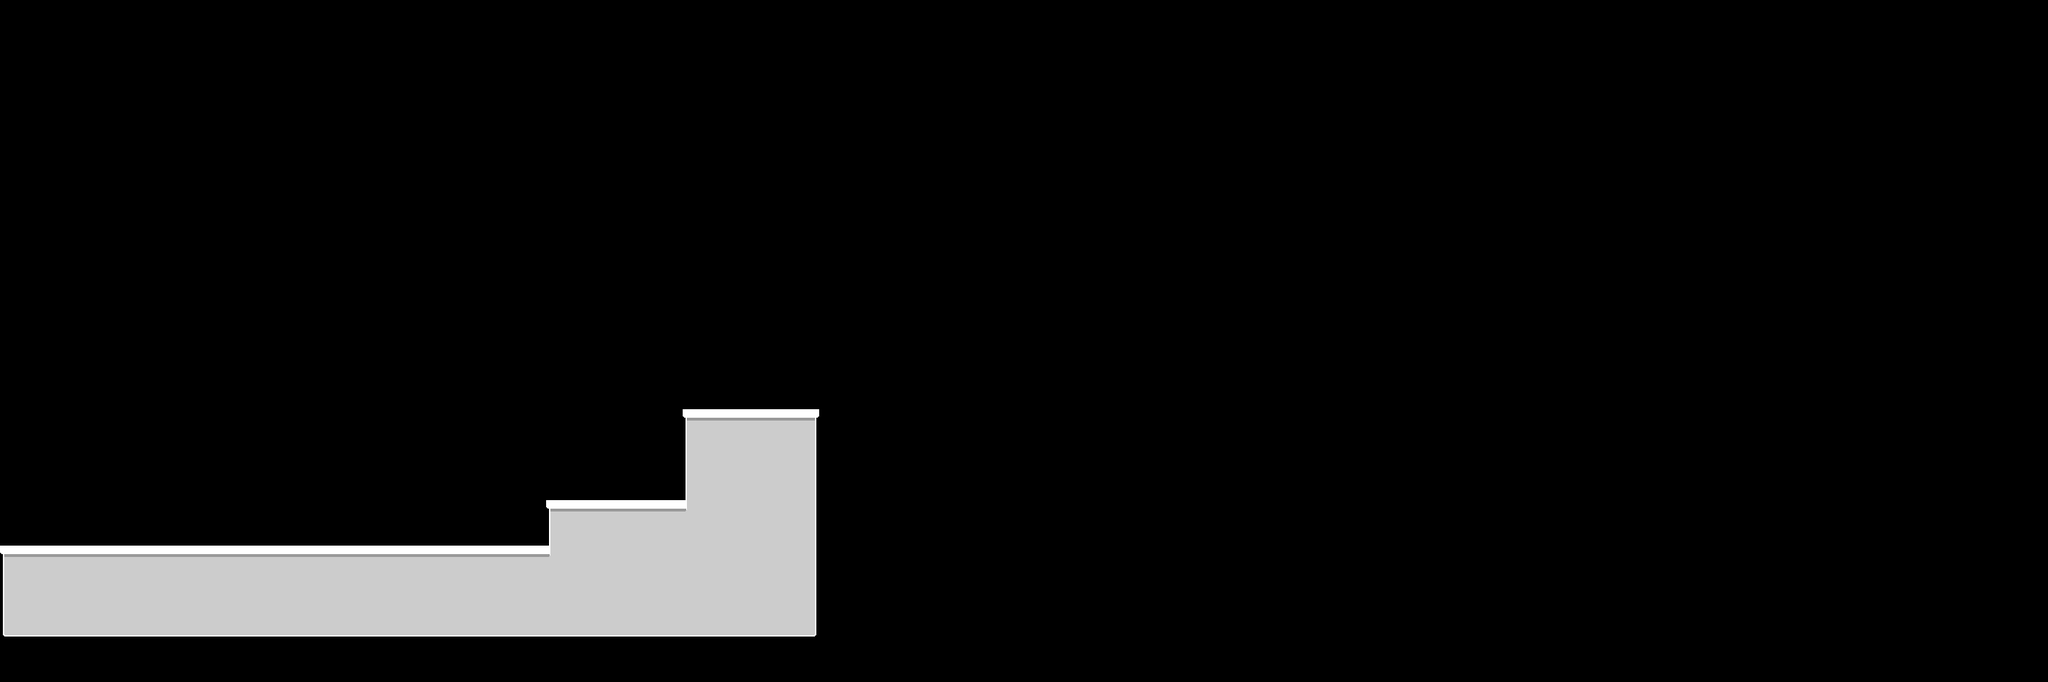

This game map was drawn from its Tiled (.tmx) file and the tilesets committed beside it. A one-line description and the full map source follow:
An orthogonal 45x15 tile map with 64x64 px tiles, 2 tile layers (foreground, corrections) and 7 objects (player, groovy_spinning_thingy, simple_rendered_entity, rotate_entity).

<map version="1.0" orientation="orthogonal" renderorder="right-down" width="45" height="15" tilewidth="64" tileheight="64" nextobjectid="320">
 <tileset firstgid="1" name="tiles" tilewidth="64" tileheight="64" spacing="1" margin="1" tilecount="225" columns="15">
  <image source="tiles.png" width="976" height="975" />
 </tileset>
 <objectgroup name="bodies">
  <properties>
   <property name="layer" type="int" value="5" />
  </properties>
  <object id="301" x="0" y="768" width="1152" height="128" />
  <object id="302" name="player" type="player" gid="2" x="128" y="768" width="64" height="64">
   <properties>
    <property name="layer" type="int" value="6" />
   </properties>
  </object>
  <object id="306" type="groovy_spinning_thingy" gid="24" x="1792" y="128" width="64" height="64" />
  <object id="312" x="768" y="704" width="384" height="64" />
  <object id="313" x="960" y="576" width="192" height="128" />
  <object id="314" name="script_target" type="simple_rendered_entity" gid="49" x="1408" y="512" width="64" height="192">
   <properties>
    <property name="body_type" value="kinematic" />
    <property name="fixed_rotation" type="bool" value="false" />
    <property name="texture" value="bare-1x3" />
   </properties>
  </object>
 </objectgroup>
 <layer name="foreground" width="45" height="15">
  <properties>
   <property name="color_type" value="primary" />
   <property name="layer" type="int" value="7" />
  </properties>
  <data encoding="csv">
0,0,0,0,0,0,0,0,0,0,0,0,0,0,0,0,0,0,0,0,0,0,0,0,0,0,0,0,0,0,0,0,0,0,0,0,0,0,0,0,0,0,0,0,0,
0,0,0,0,0,0,0,0,0,0,0,0,0,0,0,0,0,0,0,0,0,0,0,0,0,0,0,0,0,0,0,0,0,0,0,0,0,0,0,0,0,0,0,0,0,
0,0,0,0,0,0,0,0,0,0,0,0,0,0,0,0,0,0,0,0,0,0,0,0,0,0,0,0,0,0,0,0,0,0,0,0,0,0,0,0,0,0,0,0,0,
0,0,0,0,0,0,0,0,0,0,0,0,0,0,0,0,0,0,0,0,0,0,0,0,0,0,0,0,0,0,0,0,0,0,0,0,0,0,0,0,0,0,0,0,0,
0,0,0,0,0,0,0,0,0,0,0,0,0,0,0,0,0,0,0,0,0,0,0,0,0,0,0,0,0,0,0,0,0,0,0,0,0,0,0,0,0,0,0,0,0,
0,0,0,0,0,0,0,0,0,0,0,0,0,0,0,0,0,0,0,0,0,0,0,0,0,0,0,0,0,0,0,0,0,0,0,0,0,0,0,0,0,0,0,0,0,
0,0,0,0,0,0,0,0,0,0,0,0,0,0,0,0,0,0,0,0,0,0,0,0,0,0,0,0,0,0,0,0,0,0,0,0,0,0,0,0,0,0,0,0,0,
0,0,0,0,0,0,0,0,0,0,0,0,0,0,0,0,0,0,0,0,0,0,0,0,0,0,0,0,0,0,0,0,0,0,0,0,0,0,0,0,0,0,0,0,0,
0,0,0,0,0,0,0,0,0,0,0,0,0,0,0,0,0,0,0,0,0,0,0,0,0,0,0,0,0,0,0,0,0,0,0,0,0,0,0,0,0,0,0,0,0,
0,0,0,0,0,0,0,0,0,0,0,0,0,0,0,16,17,18,0,0,0,0,0,0,0,0,0,0,0,0,0,0,0,0,0,0,0,0,0,0,0,0,0,0,0,
0,0,0,0,0,0,0,0,0,0,0,0,0,0,0,31,32,33,0,0,0,0,0,0,0,0,0,0,0,0,0,0,0,0,0,0,0,0,0,0,0,0,0,0,0,
0,0,0,0,0,0,0,0,0,0,0,0,16,17,17,32,32,33,0,0,0,0,0,0,0,0,0,0,0,0,0,0,0,0,0,0,0,0,0,0,0,0,0,0,0,
16,17,17,17,17,17,17,17,17,17,17,17,32,32,32,32,32,33,0,0,0,0,0,0,0,0,0,0,0,0,0,0,0,0,0,0,0,0,0,0,0,0,0,0,0,
46,47,47,47,47,47,47,47,47,47,47,47,47,47,47,47,47,48,0,0,0,0,0,0,0,0,0,0,0,0,0,0,0,0,0,0,0,0,0,0,0,0,0,0,0,
0,0,0,0,0,0,0,0,0,0,0,0,0,0,0,0,0,0,0,0,0,0,0,0,0,0,0,0,0,0,0,0,0,0,0,0,0,0,0,0,0,0,0,0,0
</data>
 </layer>
 <objectgroup name="scripts">
  <object id="318" name="tutorial_end_script" type="rotate_entity" gid="39" x="1472" y="512" width="64" height="64">
   <properties>
    <property name="angular_speed" type="float" value="3" />
    <property name="degrees" type="float" value="90" />
    <property name="target" value="script_target" />
   </properties>
  </object>
 </objectgroup>
 <layer name="corrections" width="45" height="15">
  <properties>
   <property name="layer" type="int" value="8" />
  </properties>
  <data encoding="csv">
0,0,0,0,0,0,0,0,0,0,0,0,0,0,0,0,0,0,0,0,0,0,0,0,0,0,0,0,0,0,0,0,0,0,0,0,0,0,0,0,0,0,0,0,0,
0,0,0,0,0,0,0,0,0,0,0,0,0,0,0,0,0,0,0,0,0,0,0,0,0,0,0,0,0,0,0,0,0,0,0,0,0,0,0,0,0,0,0,0,0,
0,0,0,0,0,0,0,0,0,0,0,0,0,0,0,0,0,0,0,0,0,0,0,0,0,0,0,0,0,0,0,0,0,0,0,0,0,0,0,0,0,0,0,0,0,
0,0,0,0,0,0,0,0,0,0,0,0,0,0,0,0,0,0,0,0,0,0,0,0,0,0,0,0,0,0,0,0,0,0,0,0,0,0,0,0,0,0,0,0,0,
0,0,0,0,0,0,0,0,0,0,0,0,0,0,0,0,0,0,0,0,0,0,0,0,0,0,0,0,0,0,0,0,0,0,0,0,0,0,0,0,0,0,0,0,0,
0,0,0,0,0,0,0,0,0,0,0,0,0,0,0,0,0,0,0,0,0,0,0,0,0,0,0,0,0,0,0,0,0,0,0,0,0,0,0,0,0,0,0,0,0,
0,0,0,0,0,0,0,0,0,0,0,0,0,0,0,0,0,0,0,0,0,0,0,0,0,0,0,0,0,0,0,0,0,0,0,0,0,0,0,0,0,0,0,0,0,
0,0,0,0,0,0,0,0,0,0,0,0,0,0,0,0,0,0,0,0,0,0,0,0,0,0,0,0,0,0,0,0,0,0,0,0,0,0,0,0,0,0,0,0,0,
0,0,0,0,0,0,0,0,0,0,0,0,0,0,0,0,0,0,0,0,0,0,0,0,0,0,0,0,0,0,0,0,0,0,0,0,0,0,0,0,0,0,0,0,0,
0,0,0,0,0,0,0,0,0,0,0,0,0,0,0,0,0,0,0,0,0,0,0,0,0,0,0,0,0,0,0,0,0,0,0,0,0,0,0,0,0,0,0,0,0,
0,0,0,0,0,0,0,0,0,0,0,0,0,0,0,0,0,0,0,0,0,0,0,0,0,0,0,0,0,0,0,0,0,0,0,0,0,0,0,0,0,0,0,0,0,
0,0,0,0,0,0,0,0,0,0,0,0,0,0,0,12,0,0,0,0,0,0,0,0,0,0,0,0,0,0,0,0,0,0,0,0,0,0,0,0,0,0,0,0,0,
0,0,0,0,0,0,0,0,0,0,0,0,12,0,0,0,0,0,0,0,0,0,0,0,0,0,0,0,0,0,0,0,0,0,0,0,0,0,0,0,0,0,0,0,0,
0,0,0,0,0,0,0,0,0,0,0,0,0,0,0,0,0,0,0,0,0,0,0,0,0,0,0,0,0,0,0,0,0,0,0,0,0,0,0,0,0,0,0,0,0,
0,0,0,0,0,0,0,0,0,0,0,0,0,0,0,0,0,0,0,0,0,0,0,0,0,0,0,0,0,0,0,0,0,0,0,0,0,0,0,0,0,0,0,0,0
</data>
 </layer>
</map>
